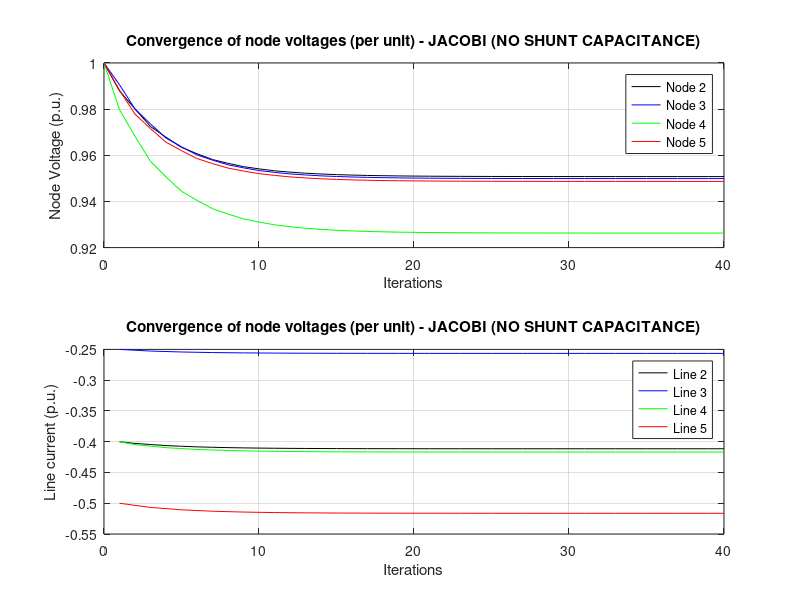

Write the MATLAB code that produced this figure.
%  BEng Electrical and Electronic Engineering 
 
%  Module 6EJ528
 
%  Assignment – ACADEMIC YEAR …
 
%  MODELLING LOAD FLOW STUDIES USING MATLAB 

%  USING THE JACOBI METHOD - NO SHUNT
 
%  100448597
 
%  NETWORK (see Fig 1)
 
%  Input (1) 
%  Insert the Network Admittance Matrix 
%  (see page 2 of supplied paperwork ignoring shunt capacitive admittance)
 
format short
Y(1,1) = 10.958905 - 26.027398i;
Y(1,2) = -3.424658 + 7.534247i;
Y(1,3) = -3.424658 + 7.534247i;
Y(1,4) =  0.00;
Y(1,5) = -4.109589 + 10.958904i;
 
Y(2,1) = -3.424658 + 7.534247i;
Y(2,2) = 11.672080 - 26.090949i;
Y(2,3) = -4.123711 + 9.278351i;
Y(2,4) =  0.00;
Y(2,5) = -4.123711 + 9.278351i;
 
Y(3,1) = -3.424658 + 7.534247i;
Y(3,2) = -4.123711 + 9.278351i;
Y(3,3) = 10.475198 - 23.154061i;
Y(3,4) = -2.926829 + 6.341463i;
Y(3,5) =  0.00;
 
Y(4,1) = 0.00;
Y(4,2) = 0.00;
Y(4,3) = -2.926829 + 6.341463i;
Y(4,4) = 7.050541 - 15.619814i;
Y(4,5) = -4.123711 + 9.278351i;
 
Y(5,1) = -4.109589 + 10.958904i;
Y(5,2) = -4.123711 + 9.278351i;
Y(5,3) =  0.00;
Y(5,4) = -4.123711 + 9.278351i;
Y(5,5) = 12.357012 - 29.515606i;
 
 
%  Input (2)
%  Input the given node loadings .....see diagram on page 00 .... 
%  .... of the supplied paperwork
%  A positive (+ sign) is for generated power,
%  The negative (- sign) indicates load taken from the network.
%  Per unit loading is used with a base loading taken at 100MVA
 
P2 = - 0.4;           % p.u. active power loading
P3 = - 0.25;          % p.u. active power loading
P4 = - 0.4;           % p.u. active power loading
P5 = - 0.5;           % p.u. active power loading
 
Q2 = - 0.2i;          % p.u. reactive power loading
Q3 = - 0.15i;         % p.u. reactive power loading
Q4 = - 0.2i;          % p.u. reactive power loading
Q5 = - 0.2i;          % p.u. reactive power loading
 
%  The voltage at the generation busbar, node (1) is 1.0 p.u.  
%  This voltage is fixed and therefore determines the reference ....
%  ... or SLACK BUSBAR must be Node(1)
 
 
%  JACOBI SOLUTION
%  The number of iteration will need to be set
%  Set the value of 'l' the chosen number of iterations
%  Typically l=40 should be sufficient for this problem.
 
l = 40;                  % sets the number of iterations
m = l + 1;              % allocates the space used to store each iteration 
vector = [1:m];         % assigns a row with the appropriate spaces 
 
row = ones(size(vector));
 
Vnode1 = row;           % each node voltage has the required storage spaces
Vnode2 = row;
Vnode3 = row;
Vnode4 = row;
Vnode5 = row;
 
for n = 1:m
 
Vnode1(n) = 1.0 + 0.00i;    % inserts the assumed initial node voltages
Vnode2(n) = 1.0 + 0.00i;
Vnode3(n) = 1.0 + 0.00i;
Vnode4(n) = 1.0 + 0.00i;
Vnode5(n) = 1.0 + 0.00i;
 
end
 
 
S2star =   P2 - Q2;    % congugates of the specified node loadings 
S3star =   P3 - Q3;
S4star =   P4 - Q4;
S5star =   P5 - Q5;
 
% Now Proceed with the JACOBI SOLUTION
% Following the same method as in the worked example 
% Page 5 of the assignment notes
 
for n = 1:l
  
    % NOW UPDATE THE NODE VOLTAGES (l=40) TIMES
    % SIMILAR TO THE CALCULATION PROCEDURES 
    % AS DETAILED ON PAGE 9 OF THE ASSIGNMENT NOTES 
     
    
    V2star(n) =  conj(Vnode2(n));       % conjugate of V2
    V3star(n) =  conj(Vnode3(n));       % conjugate of V3
    V4star(n) =  conj(Vnode4(n));       % conjugate of V4
    V5star(n) =  conj(Vnode5(n));       % conjugate of V5
 
    %  (Step 1) Solving for the updated values of the currents
            
            I2(n) = S2star/V2star(n);
            I3(n) = S3star/V3star(n);
            I4(n) = S4star/V4star(n);
            I5(n) = S5star/V5star(n);
            
    % (Step 2) Solving the summation of Y(kj)V(j) for all busbars
            
            Sum2(n) = (Y(2,1) * Vnode1(n)) + (Y(2,3) * Vnode3(n)) + (Y(2,5) * Vnode5(n));
            Sum3(n) = (Y(3,1) * Vnode1(n)) + (Y(3,2) * Vnode2(n)) + (Y(3,4) * Vnode4(n));
            Sum4(n) = (Y(4,3) * Vnode3(n)) + (Y(4,5) * Vnode5(n));
            Sum5(n) = (Y(5,1) * Vnode1(n)) + (Y(5,2) * Vnode2(n)) + (Y(5,4) * Vnode4(n));
           
 
 
% (Step 3) Solving for the new value of node voltage
            
            V2(n) =  ( I2(n) - Sum2(n) ) / Y(2,2);
            V3(n) =  ( I3(n) - Sum3(n) ) / Y(3,3);
            V4(n) =  ( I4(n) - Sum4(n) ) / Y(4,4);
            V5(n) =  ( I5(n) - Sum5(n) ) / Y(5,5);
            
                   
 u = 1 + n;
            
    Vnode2(u) = V2(n);
    Vnode3(u) = V3(n);
    Vnode4(u) = V4(n);
    Vnode5(u) = V5(n);
            
end

disp ('JACOBI METHOD - NO SHUNT')
disp ('   Vnode2                Vnode3             Vnode4                 Vnode5 ')
disp(':')
 
d = 0;
for c = 1:l
    fprintf(' %1.4f  %1.4fi\t, %1.4f  %1.4fi\t, %1.4f  %1.4fi\t, %1.4f  %1.4fi\n',...
        real(Vnode2(1+d)), imag(Vnode2(1+d)), real(Vnode3(1+d)),...
        imag(Vnode3(1+d)), real(Vnode4(1+d)), imag(Vnode4(1+d)), real(Vnode5(1+d)), imag(Vnode5(1+d)));
d=d+1;
end
figure(1);
clf;
subplot(2,1,1)
XAxis=0:1:l;
plot(XAxis,Vnode2,'black',XAxis,Vnode3,'blue',XAxis,Vnode4,'green',XAxis,Vnode5,'red');
grid on;
xlabel('Iterations');
ylabel('Node Voltage (p.u.)');
legend('Node 2','Node 3','Node 4','Node 5');
title('Convergence of node voltages (per unit) - JACOBI (NO SHUNT CAPACITANCE)');

subplot(2,1,2)
XAxis=1:1:l;
plot(XAxis,I2,'black',XAxis,I3,'blue',XAxis,I4,'green',XAxis,I5,'red');
grid on;
xlabel('Iterations');
ylabel('Line current (p.u.)');
legend('Line 2','Line 3','Line 4','Line 5');
title('Convergence of node voltages (per unit) - JACOBI (NO SHUNT CAPACITANCE)');


